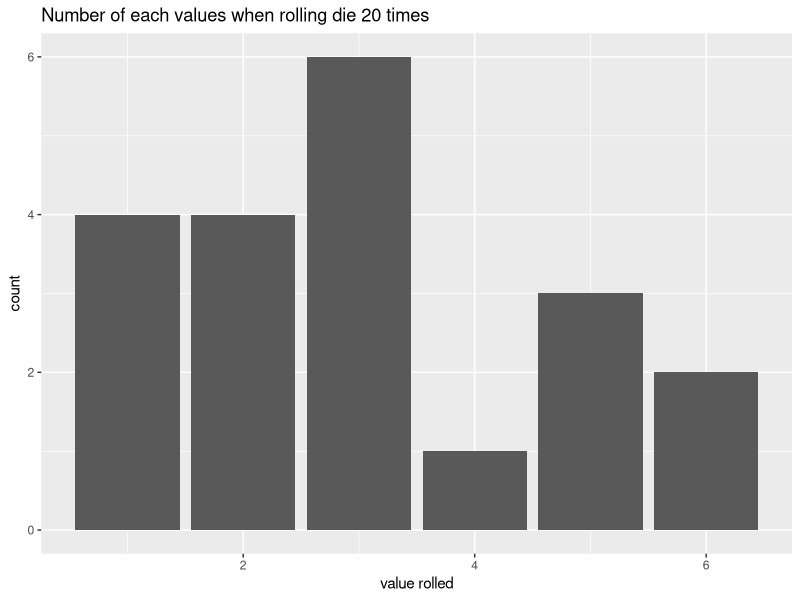
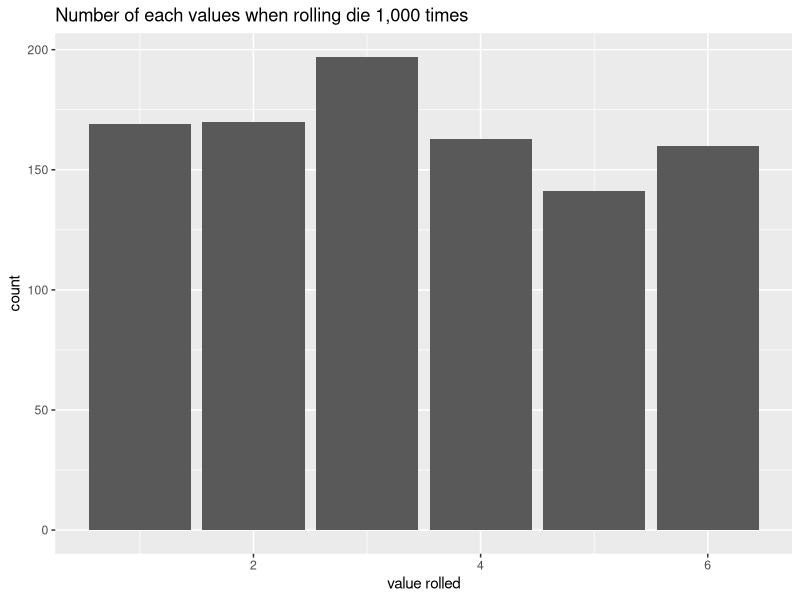
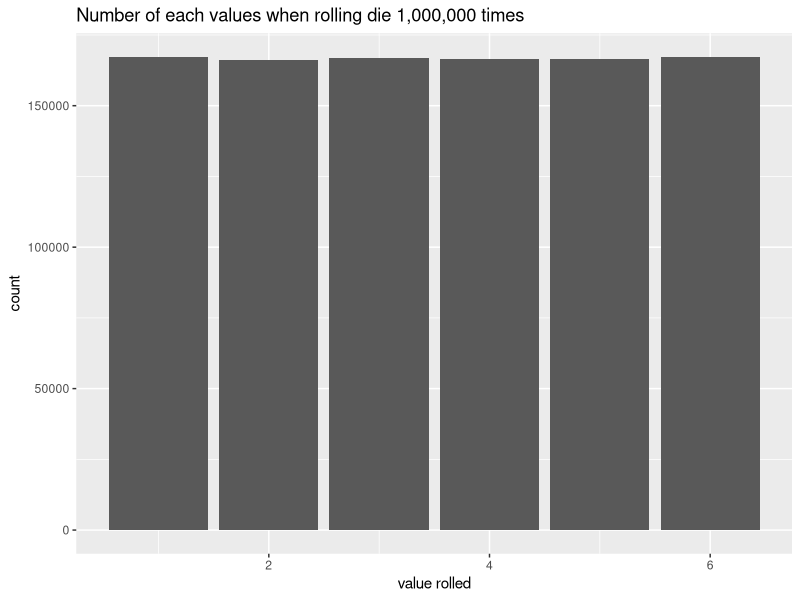
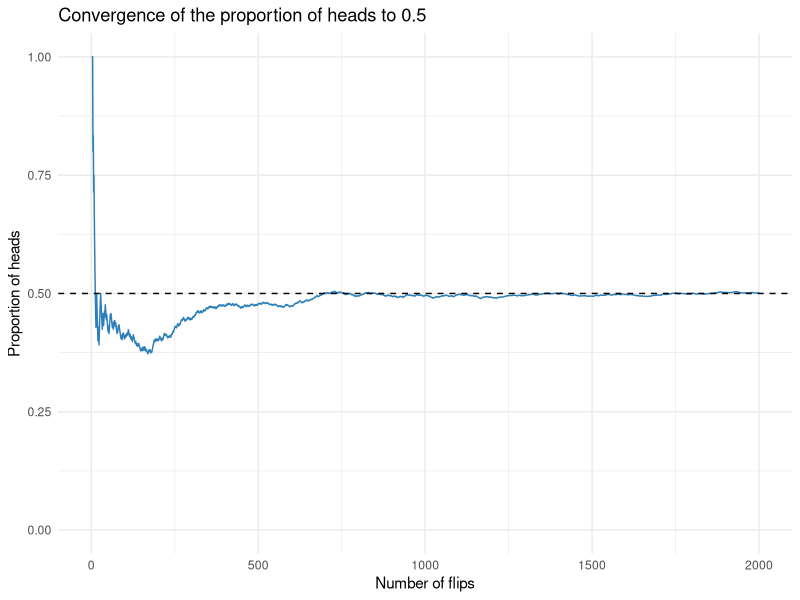

Write R code to recreate these figures, in order.
## ---- chunk 1
#| echo: false
#| message: false
#| warning: false


set.seed(1004)
rolls = sample(1:6, 20, replace=T)

knitr::kable(t(rolls))

## ---- chunk 2
#| echo: false


library(tidyverse)

x = tibble(rolls = rolls)

ggplot(x, aes(x=rolls))+
  geom_bar()+
  xlab("value rolled")+
  ggtitle("Number of each values when rolling die 20 times")

## ---- chunk 3
#| echo: false


library(tidyverse)
set.seed(1004)
rolls = sample(1:6, 1000, replace=T)
x = tibble(rolls = rolls)

prop6 = sum(rolls==6)

ggplot(x, aes(x=rolls))+
  geom_bar()+
  xlab("value rolled")+
  ggtitle("Number of each values when rolling die 1,000 times")

## ---- chunk 4
#| echo: false

library(tidyverse)
set.seed(1004)
rolls = sample(1:6, 1000000, replace=T)
x = tibble(rolls = rolls)

prop6 = sum(rolls==6)

ggplot(x, aes(x=rolls))+
  geom_bar()+
  xlab("value rolled")+
  ggtitle("Number of each values when rolling die 1,000,000 times")

## ---- chunk 5
#| echo: false
#| message: false
#| warning: false


set.seed(100641)
n_flips <- 2000
results <- sample(c("H","T"), size = n_flips, replace = TRUE)
cum_heads <- cumsum(results == "H")
prop_heads <- cum_heads / seq_along(results)
library(ggplot2)
ggplot(data.frame(trial = 1:n_flips, prop_heads = prop_heads), aes(x = trial, y = prop_heads)) +
  geom_line(color = "#2c7fb8") +
  geom_hline(yintercept = 0.5, linetype = 2) +
  labs(x = "Number of flips", y = "Proportion of heads", title = "Convergence of the proportion of heads to 0.5") +
  theme_minimal()+
  ylim(0,1)
